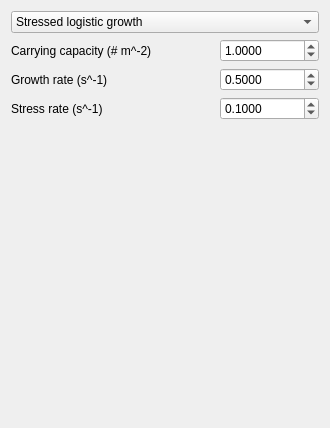
<?xml version="1.0" encoding="UTF-8"?>
<ui version="4.0">
 <class>QtSeagrassGrowthFunctionWidget</class>
 <widget class="QWidget" name="QtSeagrassGrowthFunctionWidget">
  <property name="geometry">
   <rect>
    <x>0</x>
    <y>0</y>
    <width>330</width>
    <height>428</height>
   </rect>
  </property>
  <property name="windowTitle">
   <string>Form</string>
  </property>
  <layout class="QGridLayout" name="gridLayout">
   <item row="4" column="0" rowspan="2" colspan="2">
    <spacer name="spacer">
     <property name="orientation">
      <enum>Qt::Vertical</enum>
     </property>
     <property name="sizeHint" stdset="0">
      <size>
       <width>20</width>
       <height>82</height>
      </size>
     </property>
    </spacer>
   </item>
   <item row="1" column="2">
    <widget class="QDoubleSpinBox" name="box_seagrass_carrying_capacity">
     <property name="decimals">
      <number>4</number>
     </property>
     <property name="maximum">
      <double>1000000.000000000000000</double>
     </property>
     <property name="value">
      <double>1.000000000000000</double>
     </property>
    </widget>
   </item>
   <item row="2" column="2">
    <widget class="QDoubleSpinBox" name="box_seagrass_growth_rate">
     <property name="decimals">
      <number>4</number>
     </property>
     <property name="maximum">
      <double>100.000000000000000</double>
     </property>
     <property name="singleStep">
      <double>0.100000000000000</double>
     </property>
     <property name="value">
      <double>0.500000000000000</double>
     </property>
    </widget>
   </item>
   <item row="6" column="0" colspan="3">
    <widget class="QLabel" name="image_seagrass_growth">
     <property name="text">
      <string/>
     </property>
     <property name="pixmap">
      <pixmap resource="MutualismBreakdowner.qrc">:/pics/ZosteraNoltiiSmall.jpg</pixmap>
     </property>
     <property name="alignment">
      <set>Qt::AlignCenter</set>
     </property>
    </widget>
   </item>
   <item row="1" column="0" colspan="2">
    <widget class="QLabel" name="label_seagrass_carrying_capacity">
     <property name="text">
      <string>Carrying capacity (# m^-2)</string>
     </property>
    </widget>
   </item>
   <item row="2" column="0" colspan="2">
    <widget class="QLabel" name="label_seagrass_growth_rate">
     <property name="text">
      <string>Growth rate (s^-1)</string>
     </property>
    </widget>
   </item>
   <item row="3" column="0">
    <widget class="QLabel" name="label_seagrass_stress_rate">
     <property name="text">
      <string>Stress rate (s^-1)</string>
     </property>
    </widget>
   </item>
   <item row="3" column="2">
    <widget class="QDoubleSpinBox" name="box_seagrass_stress_rate">
     <property name="decimals">
      <number>4</number>
     </property>
     <property name="maximum">
      <double>100.000000000000000</double>
     </property>
     <property name="singleStep">
      <double>0.100000000000000</double>
     </property>
     <property name="value">
      <double>0.100000000000000</double>
     </property>
    </widget>
   </item>
   <item row="0" column="0" colspan="3">
    <widget class="QComboBox" name="box_seagrass_growth_type">
     <item>
      <property name="text">
       <string>Stressed logistic growth</string>
      </property>
     </item>
    </widget>
   </item>
  </layout>
 </widget>
 <tabstops>
  <tabstop>box_seagrass_growth_type</tabstop>
  <tabstop>box_seagrass_carrying_capacity</tabstop>
  <tabstop>box_seagrass_growth_rate</tabstop>
  <tabstop>box_seagrass_stress_rate</tabstop>
 </tabstops>
 <resources>
  <include location="MutualismBreakdowner.qrc"/>
 </resources>
 <connections/>
</ui>
